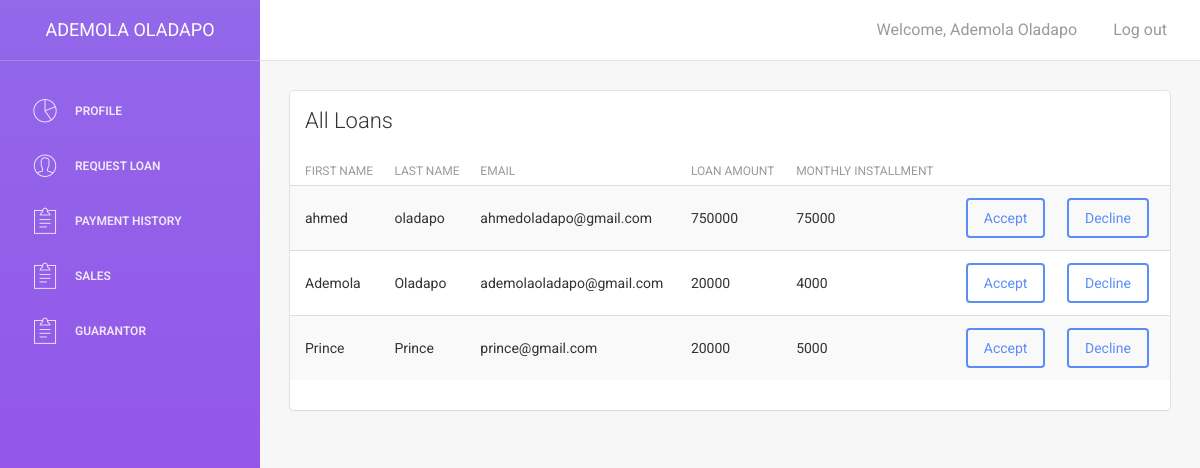
Page /dim/ (signed in) on the committed database.
### cooperative/models.py (models this page shows, shortened)
class Loandb(models.Model):
    user= models.ForeignKey(User,on_delete=models.CASCADE)
    amount = models.IntegerField()
    tenure=models.CharField(max_length=244)
    due_date = models.DateField(auto_now=True)
    guarantee=models.EmailField(null=True)
    gurantor_email=models.EmailField()
    monthly_installment = models.IntegerField()
    loan_request=models.CharField(max_length=200,null=True)

### cooperative/views.py (the view)
# urls.py: path('dim/', views.dmin, name='dmin'),
def dmin(request):
       all_loans = Loandb.objects.all()
       return render(request,'admin.html',{'loans':all_loans})

### templates/admin.html (shortened to what this page needs)
{% extends 'base.html' %}
{% block content %}
<div class="content">
    <div class="container-fluid">
        <div class="row">
            <div class="col-md-12">
                <div class="card">
                    <div class="header">
                        <h4 class="title">All Loans</h4>
                    </div>
                    <div class="content table-responsive table-full-width">
                        <table class="table table-hover table-striped">
                            <thead>
                                <th>First Name</th>
                                <th>Last Name</th>
                                <th>Email</th>
                                <th>Loan Amount</th>
                                <th>Monthly Installment</th>
                            </thead>
                            <tbody>
                                    {%  for loan in loans %}
                                <tr>
                                    <td> {{ loan.user.first_name}}</td>
                                    <td> {{ loan.user.last_name}}</td>
                                    <td> {{ loan.user}}</td>
                                    <td>{{ loan.amount}}</td>
                                    <td>{{ loan.monthly_installment}}</td>
                                    <td><form action="/admin_accept/" method="POST">
                                        <input type="submit" class="btn btn-primary" value="Accept" >
                                    </form></td>
                                    <td><form action="/admin_decline/" method="POST">
                                            <input type="submit" class="btn btn-primary" value="Decline" >
                                        </form></td>
                                </tr>
                                {% endfor%}
                            </tbody>
                        </table>
                    </div>
                </div>
            </div>
{% endblock %}

### templates/base.html (shortened to what this page needs)
{% load static%}
<!doctype html>
<html lang="en">
<head>
    <link href="{% static 'css/bootstrap.min.css' %}" rel="stylesheet" />
    <link href="{% static 'css/animate.min.css' %}" rel="stylesheet"/>
    <link href="{% static 'css/light-bootstrap-dashboard.css' %}" rel="stylesheet"/>
    <link href="{% static 'css/demo.css'%}" rel="stylesheet" />
    <link href="http://maxcdn.bootstrapcdn.com/font-awesome/4.2.0/css/font-awesome.min.css" rel="stylesheet">
    <link href="{% static 'css/pe-icon-7-stroke.css' %}" rel="stylesheet" />
</head>
<body>
<div class="wrapper">
    <div class="sidebar" data-color="purple" >
    	<div class="sidebar-wrapper">
            <div class="logo">
                <a href="{% url 'dash' %}" class="simple-text">
                   {{request.user.first_name}} {{request.user.last_name}}
                </a>
            </div>
            <ul class="nav">
                <li>
                    <a href="{% url 'dash' %}">
                        <i class="pe-7s-graph"></i>
                        <p>Profile</p>
                    </a>
                </li>
                <li>
                    <a href="{% url 'loann' %}">
                        <i class="pe-7s-user"></i>
                        <p>Request Loan</p>
                    </a>
                </li>
                <li>
                    <a href="{% url 'payment' %}">
                        <i class="pe-7s-note2"></i>
                        <p>PayMent History</p>
                    </a>
                </li>
                <li>
                    <a href="">
                        <i class="pe-7s-note2"></i>
                        <p>Sales</p>
                    </a>
                </li>
                  <li>
                    <a href="{% url 'guard' %}">
                        <i class="pe-7s-note2"></i>
                        <p>Guarantor</p>
                    </a>
                </li>
            </ul>
    	</div>
    </div>
    <div class="main-panel">
		<nav class="navbar navbar-default navbar-fixed">
            <div class="container-fluid">
                <div class="navbar-header">
                    <a class="navbar-brand" href="#"></a>
                </div>
                <div class="collapse navbar-collapse">
                     <ul class="nav navbar-nav navbar-right">
                        <li>
                           <a href="">
                               <p>{{ "Welcome"}}, {{request.user.first_name}} {{request.user.last_name}}</p>
                            </a>
                        </li>
                        <li>
                            <a href="{% url 'logout' %}">
                                <p>Log out</p>
                            </a>
                        </li>
                </div>
            </div>
        </nav>
{% block content %}
{% endblock %}
</div>
</div>
    </body>
</html>

### rows in the picture
Loandb: user.first_name "ahmed", user.last_name "oladapo", user "ahmedoladapo@gmail.com", amount "750000", monthly_installment "75000"
Loandb: user.first_name "Ademola", user.last_name "Oladapo", user "ademolaoladapo@gmail.com", amount "20000", monthly_installment "4000"
Loandb: user.first_name "Prince", user.last_name "Prince", user "prince@gmail.com", amount "20000", monthly_installment "5000"

### other values in the picture
{{ request.user.first_name }} "ADEMOLA"
{{ request.user.last_name }} "OLADAPO"
{{ "Welcome" }} "Welcome"
{{ request.user.first_name }} "Ademola"
{{ request.user.last_name }} "Oladapo"
